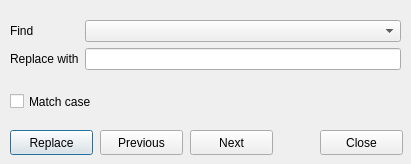
<?xml version="1.0" encoding="UTF-8"?>
<ui version="4.0">
 <class>FindAndReplaceDialog</class>
 <widget class="QDialog" name="FindAndReplaceDialog">
  <property name="geometry">
   <rect>
    <x>0</x>
    <y>0</y>
    <width>411</width>
    <height>164</height>
   </rect>
  </property>
  <property name="windowTitle">
   <string>Find and replace</string>
  </property>
  <widget class="QWidget" name="formLayoutWidget">
   <property name="geometry">
    <rect>
     <x>10</x>
     <y>20</y>
     <width>391</width>
     <height>61</height>
    </rect>
   </property>
   <layout class="QFormLayout" name="formLayout">
    <item row="0" column="0">
     <widget class="QLabel" name="find_l">
      <property name="text">
       <string>Find</string>
      </property>
     </widget>
    </item>
    <item row="1" column="0">
     <widget class="QLabel" name="replace_l">
      <property name="text">
       <string>Replace with</string>
      </property>
     </widget>
    </item>
    <item row="1" column="1">
     <widget class="QLineEdit" name="replace_with_le"/>
    </item>
    <item row="0" column="1">
     <widget class="QComboBox" name="find_cb"/>
    </item>
   </layout>
  </widget>
  <widget class="QPushButton" name="replace_pb">
   <property name="geometry">
    <rect>
     <x>10</x>
     <y>130</y>
     <width>83</width>
     <height>25</height>
    </rect>
   </property>
   <property name="text">
    <string>Replace</string>
   </property>
  </widget>
  <widget class="QPushButton" name="previous_pb">
   <property name="geometry">
    <rect>
     <x>100</x>
     <y>130</y>
     <width>83</width>
     <height>25</height>
    </rect>
   </property>
   <property name="text">
    <string>Previous</string>
   </property>
  </widget>
  <widget class="QPushButton" name="next_pb">
   <property name="geometry">
    <rect>
     <x>190</x>
     <y>130</y>
     <width>83</width>
     <height>25</height>
    </rect>
   </property>
   <property name="text">
    <string>Next</string>
   </property>
  </widget>
  <widget class="QPushButton" name="close_pb">
   <property name="geometry">
    <rect>
     <x>320</x>
     <y>130</y>
     <width>83</width>
     <height>25</height>
    </rect>
   </property>
   <property name="text">
    <string>Close</string>
   </property>
  </widget>
  <widget class="QCheckBox" name="match_case_cb">
   <property name="geometry">
    <rect>
     <x>10</x>
     <y>90</y>
     <width>111</width>
     <height>23</height>
    </rect>
   </property>
   <property name="text">
    <string>Match case</string>
   </property>
  </widget>
 </widget>
 <tabstops>
  <tabstop>find_cb</tabstop>
  <tabstop>replace_with_le</tabstop>
  <tabstop>match_case_cb</tabstop>
  <tabstop>replace_pb</tabstop>
  <tabstop>previous_pb</tabstop>
  <tabstop>next_pb</tabstop>
  <tabstop>close_pb</tabstop>
 </tabstops>
 <resources/>
 <connections/>
</ui>
